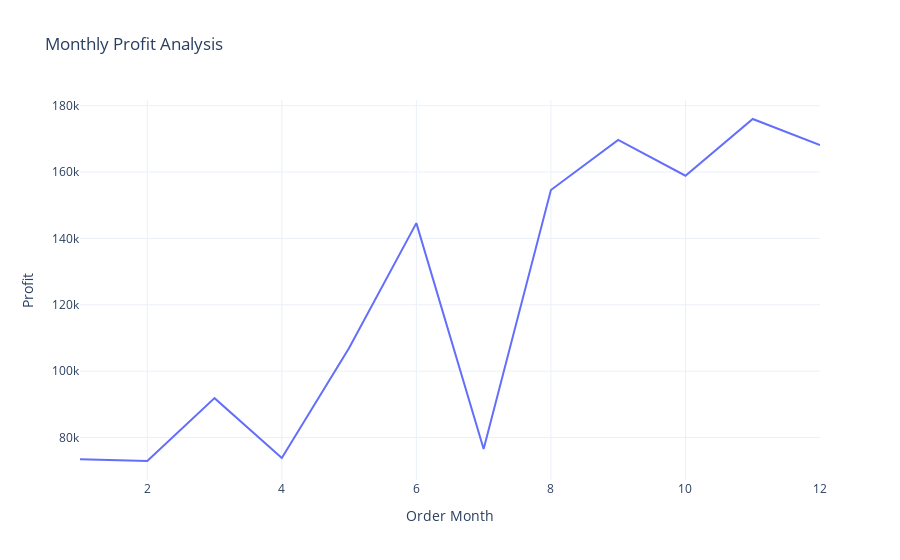

The notebook cell this image was saved under:
### Code cell
fig = px.line(profit_by_month , x = 'Order Month' , y='Profit' , title = 'Monthly Profit Analysis')
fig.show()

### Figure 1 — Plotly figure (JSON) as saved in the notebook; plotly's stock layout.template omitted (floating-point values rounded to 4 significant figures)
{"data": [{"hovertemplate": "Order Month=%{x}<br>Profit=%{y}<extra></extra>", "legendgroup": "", "line": {"color": "#636efa", "dash": "solid"}, "marker": {"symbol": "circle"}, "mode": "lines", "name": "", "orientation": "v", "showlegend": false, "type": "scatter", "x": [1, 2, 3, 4, 5, 6, 7, 8, 9, 10, 11, 12], "xaxis": "x", "y": [73440.0, 72930.0, 91870.0, 73820.0, 107000.0, 144600.0, 76530.0, 154600.0, 169700.0, 158900.0, 176000.0, 168100.0], "yaxis": "y"}], "layout": {"legend": {"tracegroupgap": 0}, "title": {"text": "Monthly Profit Analysis"}, "xaxis": {"anchor": "y", "domain": [0, 1], "title": {"text": "Order Month"}}, "yaxis": {"anchor": "x", "domain": [0, 1], "title": {"text": "Profit"}}}}
